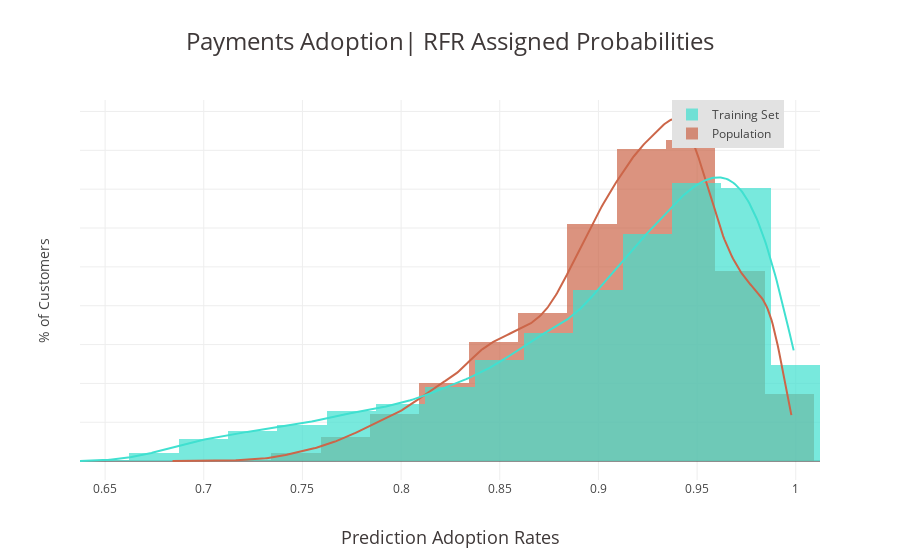

The code cell stored with this chart in its notebook:
### Code cell
init_notebook_mode(connected=True)

# Train #
e1 = pop_predict
e2 = yhat

hhist_data = [e1,e2]
ggroup_labels = ['Population','Training Set']
colorss = ['#cc6649','#40e0d0']
eeldisto = ff.create_distplot(hhist_data, ggroup_labels, bin_size=.025, colors=colorss, show_rug=False)
eeldisto['layout'].update(title='Production Adoption Threshold| RFR Assigned Probabilities'
                         ,titlefont=dict(size=24, color='#3e3838')
                         ,legend=dict(x=.8,y=1,
                                     bgcolor='#E2E2E2')
                         ,xaxis=dict(title="Prediction Adoption Rates",
                                     position=-0.4,
                                     titlefont=dict(size=18, color='#3e3838'),
                                    showgrid=True)
                        ,yaxis=dict(title="% of Customers",
                                    showgrid=True,
                                    showline=False,
                                    ticks='',
                                    showticklabels=False))
print(po.iplot(eeldisto,show_link=False,filename = 'adopt_predict_probs.html'))

### Figure 1 — Plotly figure (JSON) as saved in the notebook; plotly's stock layout.template omitted (floating-point values rounded to 4 significant figures; data arrays with more than 128 entries replaced by an {"elided": "..."} marker saying what was removed)
{"data": [{"autobinx": false, "histnorm": "probability density", "legendgroup": "Population", "marker": {"color": "#cc6649"}, "name": "Population", "opacity": 0.7, "type": "histogram", "x": {"elided": "31742 float values"}, "xaxis": "x1", "xbins": {"end": 0.9984, "size": 0.025, "start": 0.6842}, "yaxis": "y1"}, {"autobinx": false, "histnorm": "probability density", "legendgroup": "Training Set", "marker": {"color": "#40e0d0"}, "name": "Training Set", "opacity": 0.7, "type": "histogram", "x": {"elided": "16202 float values"}, "xaxis": "x1", "xbins": {"end": 0.9997, "size": 0.025, "start": 0.6373}, "yaxis": "y1"}, {"legendgroup": "Population", "marker": {"color": "#cc6649"}, "mode": "lines", "name": "Population", "showlegend": false, "type": "scatter", "x": {"elided": "500 float values"}, "xaxis": "x1", "y": {"elided": "500 float values"}, "yaxis": "y1"}, {"legendgroup": "Training Set", "marker": {"color": "#40e0d0"}, "mode": "lines", "name": "Training Set", "showlegend": false, "type": "scatter", "x": {"elided": "500 float values"}, "xaxis": "x1", "y": {"elided": "500 float values"}, "yaxis": "y1"}], "layout": {"barmode": "overlay", "hovermode": "closest", "legend": {"bgcolor": "#E2E2E2", "traceorder": "reversed", "x": 0.8, "y": 1}, "title": "Payments Adoption| RFR Assigned Probabilities", "titlefont": {"color": "#3e3838", "size": 24}, "xaxis": {"position": -0.4, "showgrid": true, "title": "Prediction Adoption Rates", "titlefont": {"color": "#3e3838", "size": 18}}, "xaxis1": {"anchor": "y2", "domain": [0, 1], "zeroline": false}, "yaxis": {"showgrid": true, "showline": false, "showticklabels": false, "ticks": "", "title": "% of Customers"}, "yaxis1": {"anchor": "free", "domain": [0, 1], "position": 0}}}
